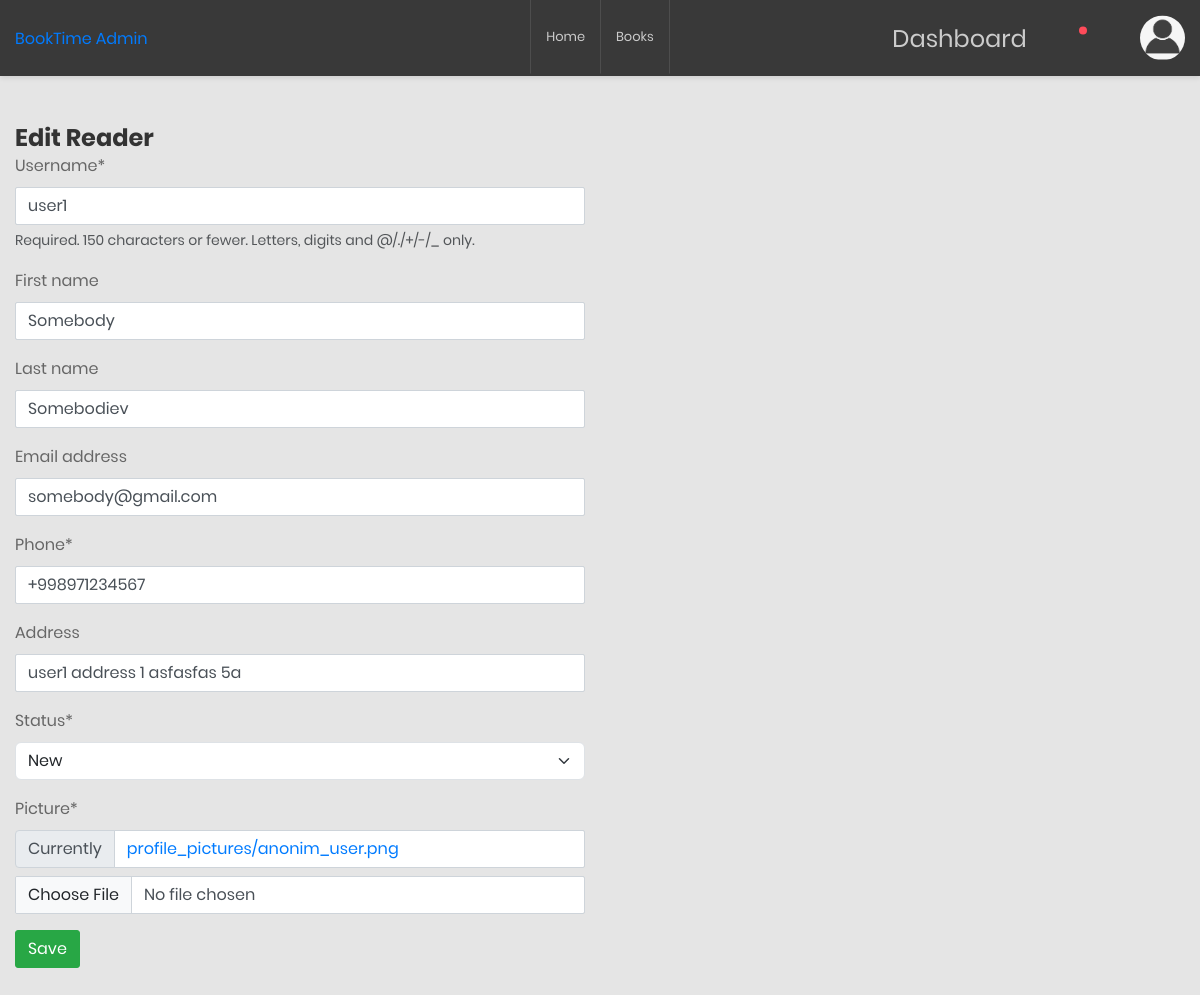
Screenshot of /dashboard/reader/3/edit/ (signed in) with the database file from the repository.
### readers/models.py (models this page shows)
class Readers(AbstractUser):
    class Status(models.TextChoices):
        New = "NW", "New"
        Active = "AC", "Active"
    picture = models.ImageField(default='profile_pictures/anonim_user.png', upload_to='profile_pictures/')
    address = models.CharField(max_length=300, blank=True, default="")
    phone = models.CharField(max_length=13)
    balance = models.DecimalField(max_digits=8, decimal_places=2, blank=True, default=0)
    status = models.CharField(max_length=2,
                              choices=Status.choices,
                              default=Status.New
                              )
    class Meta:
        verbose_name = 'Reader'
        verbose_name_plural = 'Readers'

### dashboard/views.py (the view, shortened to what this page needs)
# urls.py: path('reader/<int:reader_id>/edit/', EditReaderView.as_view(), name="edit_reader"),
class EditReaderView(SuperuserRequiredMixin, View):
    def get(self, request, reader_id):
        reader = Readers.objects.get(id=reader_id)
        reader_form = ReaderUpdateForm(instance=reader)
        return render(request, 'dashboard/edit_reader.html', {'reader_form': reader_form})

### dashboard/forms.py
class ReaderUpdateForm(forms.ModelForm):
    class Meta:
        model = Readers
        fields = ['username', 'first_name', 'last_name', 'email', 'phone', 'address', 'status', 'picture']

### dashboard/views.py (called while the page is built)
    def test_func(self):
        return self.request.user.is_superuser

### templates/dashboard/edit_reader.html (shortened to what this page needs)
{% extends 'base.html' %}
{% load crispy_forms_tags %}
{% block content %}
    <h3>Edit Reader</h3>
    <div class="row">
        <div class="col-6">
            <form method="post">
                {{ reader_form |crispy}}
                <button class="btn btn-success mb-3">Save</button>
            </form>
        </div>
    </div>
{% endblock %}

### templates/base.html (shortened to what this page needs)
<!DOCTYPE html>
{% load static %}
{% url 'home_page' as home_page_url %}
{% url 'main:list' as books_page_url %}
{% url 'readers:profile' as profile_page_url %}
{% url 'readers:profile-edit' as profile_edit_page_url %}
{% url 'dashboard:dashboard' as dashboard_page_url %}
<html lang="en">
<head>
    <link rel="stylesheet" href="{% static 'main/css/bootstrap.main.css' %}">
    <link rel="stylesheet" href="{% static 'main/css/main.css' %}">
    <link rel="stylesheet" href="https://cdn.jsdelivr.net/npm/bootstrap-icons@1.11.2/font/bootstrap-icons.min.css">
    <link href="{% static 'dashboard/css/font-face.css' %}" rel="stylesheet" media="all">
    <link href="{% static 'dashboard/vendor/font-awesome-4.7/css/font-awesome.min.css' %}" rel="stylesheet" media="all">
    <link href="{% static 'dashboard/vendor/font-awesome-5/css/fontawesome-all.min.css' %}" rel="stylesheet" media="all">
    <link href="{% static 'dashboard/vendor/mdi-font/css/material-design-iconic-font.min.css' %}" rel="stylesheet" media="all">
    <link href="{% static 'dashboard/vendor/bootstrap-4.1/bootstrap.min.css' %}" rel="stylesheet" media="all">
    <link href="{% static 'dashboard/vendor/animsition/animsition.min.css' %}" rel="stylesheet" media="all">
    <link href="{% static 'dashboard/vendor/bootstrap-progressbar/bootstrap-progressbar-3.3.4.min.css' %}" rel="stylesheet" media="all">
    <link href="{% static 'dashboard/vendor/wow/animate.css' %}" rel="stylesheet" media="all">
    <link href="{% static 'dashboard/vendor/css-hamburgers/hamburgers.min.css' %}" rel="stylesheet" media="all">
    <link href="{% static 'dashboard/vendor/slick/slick.css' %}" rel="stylesheet" media="all">
    <link href="{% static 'dashboard/vendor/select2/select2.min.css' %}" rel="stylesheet" media="all">
    <link href="{% static 'dashboard/vendor/perfect-scrollbar/perfect-scrollbar.css' %}" rel="stylesheet" media="all">
    <link href="{% static 'dashboard/css/theme.css' %}" rel="stylesheet" media="all">
</head>
<body class="animsition">
    <div class="page-wrapper">
        <header class="header-desktop3 d-none d-lg-block">
            <div class="section__content section__content--p35">
                <div class="header3-wrap">
                    <div class="header__logo">
                        <a href="{% url 'landing_page' %}">
                            BookTime Admin
                        </a>
                    </div>
                    <div class="header__navbar">
                        <ul class="list-unstyled">
                            <li>
                                <a class="nav-link {% if request.path == home_page_url %} active {% endif %}" aria-current="page" href="{% url 'home_page' %}">
                                    Home
                                </a>
                            </li>
                            <li>
                                <a class="nav-link {% if request.path == books_page_url %} active {% endif %}" aria-current="page" href="{{ books_page_url }}">
                                    Books
                                </a>
                            </li>
                        </ul>
                    </div>
                    <div class="header__tool">
                        {% if request.user.is_authenticated %}
                        <div class="header-button-item">
                              {% if request.user.is_superuser %}
                                  <a class="nav-link {% if request.path == dashboard_page_url %} active {% endif %}" href="{{ dashboard_page_url }}">
                                    Dashboard
                                  </a>
                              {% endif %}
                        </div>
                        <div class="header-button-item has-noti js-item-menu">
                            <i class="zmdi zmdi-notifications"></i>
                        </div>
                        <div class="header-button-item js-item-menu">
                            <i class="zmdi zmdi-settings"></i>
                        </div>
                        <div class="account-wrap">
                            <div class="account-item account-item--style2 clearfix js-item-menu">
                                <div class="image">
                                    <img src="{{ request.user.picture.url }}" alt="John Doe" />
                                </div>
                            </div>
                        </div>
                        {% else %}
                        <div class="header-button-item btn btn-outline-info">
                            <a href="{% url 'readers:login' %}">Login</a>
                        </div>
                        {% endif %}
                    </div>
                </div>
            </div>
        </header>
  <div class="container mt-5">
  {% block content %}
  {% endblock %}
  </div>
</body>
</html>

### static/main/css/main.css (style rules this page uses)
.d-flex, .d-inline-flex, .media, .media>:not(.media-body), .jumbotron, .card { -ms-flex-negative: 1; flex-shrink: 1; }

### rows the page displays
Readers: user.picture (picture)
Readers: username "user1", first_name "Somebody", last_name "Somebodiev", email "somebody@gmail.com", phone "+998971234567", address "user1 address 1 asfasfas 5a", status "New"
